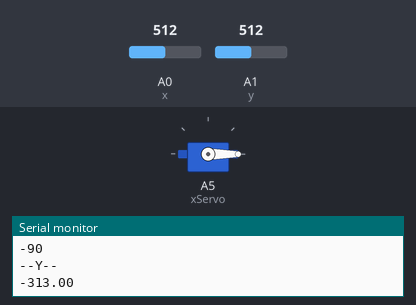
This sketch was run on a simulated Arduino Uno, built with avr-gcc and run on an emulated ATmega328P. Parts: servo, the last lines printed to the serial monitor. The test bench sets the inputs (shaded band); at power-on: A0 (x) = 512, A1 (y) = 512.

Above: at 1.2 s.
1.3 s: A0 (x) set to 652
At 2.0 s:
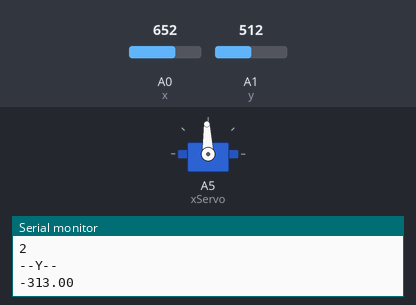
2.8 s: A0 (x) set to 636
At 3.2 s:
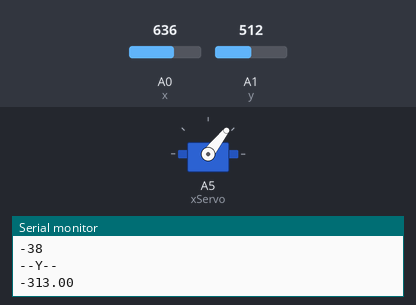
4.3 s: A0 (x) set to 656
At 4.8 s:
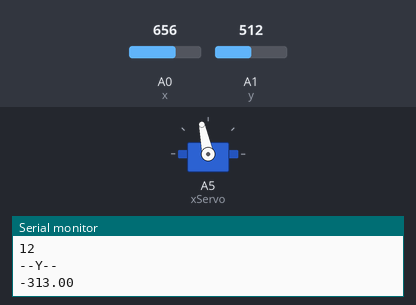
5.9 s: A0 (x) set to 716
At 6.6 s:
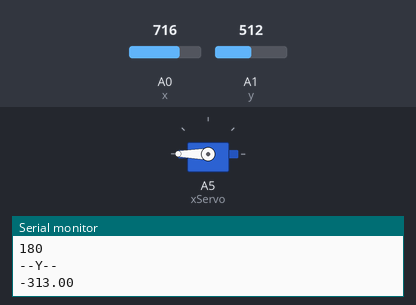
7.4 s: A0 (x) set to 511
At 7.7 s:
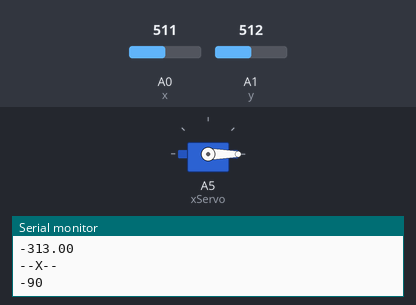
8.9 s: A0 (x) set to 900
At 10.1 s:
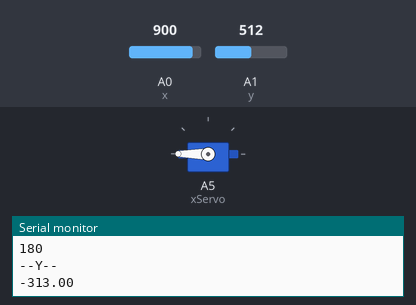
Timing chart, 0 to 11.4 s (numbered marks = the images above; inputs shaded):
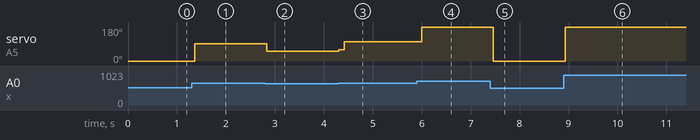

Measured:
- after the input at 1.3 s, servo on A5 (xServo): 0° → 92° after 0.07 s
- after the input at 2.8 s, servo on A5 (xServo): 92° → 52° at once
- after the input at 4.3 s, servo on A5 (xServo): 52° → 60° at once, → 102° 0.11 s later
- after the input at 5.9 s, servo on A5 (xServo): 102° → 180° after 0.10 s
- after the input at 7.4 s, servo on A5 (xServo): 180° → 0° after 0.06 s
- after the input at 8.9 s, servo on A5 (xServo): 0° → 180° at once

The sketch:

Gyroscope-Stabilizer.ino
```cpp
//Gyroscope stabilizer, Brandon Noble 2020

//Currently sensing angles and moving a servo to the same angle that is measured

//--------------------------------------------------------------------------------------------
#include <Servo.h>

Servo xServo;

#define x A0
  //0 deg ~651
  //90 deg ~687
  //-90 deg ~615

#define y A1
  //0 deg ~644
  //90 deg ~681
  //-90 deg ~606

#define z A2 //currently unused

double xRead;
double yRead;
int pos = 90; //default position of the servo (0-180, 90 in the middle)

//--------------------------------------------------------------------------------------------

void setup() {
  Serial.begin(9600); //enable serial communication, used to monitor on computer

  pinMode(x, INPUT); //configure pins for analog read
  pinMode(y, INPUT);
  pinMode(z, INPUT);
  xServo.attach(A5); //configure servo
  xServo.write(pos);

  digitalWrite(x, HIGH); //enable pull up resistors on the inputs
  digitalWrite(y, HIGH);
  digitalWrite(z, HIGH);
}

//--------------------------------------------------------------------------------------------

void loop() {

  //Average 50 analog readings to reduce noise in signal
  xRead = 0;
  yRead = 0;
  for(int i =0; i<50; i++) {
    xRead += analogRead(x);
    yRead += analogRead(y);
  }
  xRead /= 50;
  yRead /= 50;

  //----X AXIS----
  Serial.println("--X--");
  if(649 < xRead && xRead < 652) { //ignore if ~ 0 deg
    xServo.write(90);
    Serial.println(0);
  }
  else if(xRead >= 652) { //convert for + angle up to 90 deg
    pos = ( floor(90*((xRead-651.0)/(687.0-651.0))) );
    if(pos >= 90) //prevent servo from spinning too far
      pos=180;
    xServo.write(pos+90);
    Serial.println(pos);
  }
  else { //convert for - angle up to 90 deg
    pos = ( floor(-90-90*((615.0-xRead)/(651.0-615.0))) );
    if(pos <= -90) //prevent servo from spinning too far
      pos = -90;
    xServo.write(pos+90);
    Serial.println(pos);
  }

  //----Y AXIS----
  Serial.println("--Y--");
  if(642 < yRead && yRead < 646) { //ignore if ~ 0 deg
    Serial.println(0);
  }
  else if(yRead >= 646) { //convert for + angle up to 90 deg
    Serial.println( floor(90*((yRead-644.0)/(681.0-644.0))) );
  }
  else { //convert for - angle up to 90 deg
    Serial.println( floor(-90-90*((606.0-yRead)/(644.0-606.0))) );
  }

  delay(100); //short delay to help monitor data
}
```
